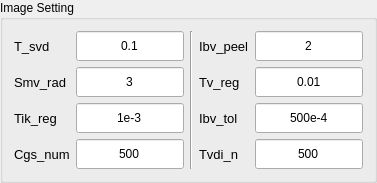
             <widget class="QGroupBox" name="groupBox_8">
              <property name="title">
               <string>Image Setting</string>
              </property>
              <layout class="QHBoxLayout" name="horizontalLayout_9">
               <item>
                <layout class="QFormLayout" name="formLayout_14">
                 <item row="0" column="0">
                  <widget class="QLabel" name="label_39">
                   <property name="minimumSize">
                    <size>
                     <width>0</width>
                     <height>30</height>
                    </size>
                   </property>
                   <property name="font">
                    <font>
                     <family>Microsoft JhengHei UI</family>
                     <pointsize>10</pointsize>
                     <weight>50</weight>
                     <bold>false</bold>
                    </font>
                   </property>
                   <property name="layoutDirection">
                    <enum>Qt::LeftToRight</enum>
                   </property>
                   <property name="styleSheet">
                    <string notr="true"/>
                   </property>
                   <property name="text">
                    <string>T_svd</string>
                   </property>
                  </widget>
                 </item>
                 <item row="0" column="1">
                  <widget class="QLineEdit" name="TSvd_ledit_3">
                   <property name="minimumSize">
                    <size>
                     <width>0</width>
                     <height>30</height>
                    </size>
                   </property>
                   <property name="toolTip">
                    <string>truncation of SVD for SHARP : 0.1</string>
                   </property>
                   <property name="text">
                    <string>0.1</string>
                   </property>
                   <property name="alignment">
                    <set>Qt::AlignCenter</set>
                   </property>
                  </widget>
                 </item>
                 <item row="1" column="0">
                  <widget class="QLabel" name="label_40">
                   <property name="minimumSize">
                    <size>
                     <width>0</width>
                     <height>30</height>
                    </size>
                   </property>
                   <property name="font">
                    <font>
                     <family>Microsoft JhengHei UI</family>
                     <pointsize>10</pointsize>
                     <weight>50</weight>
                     <bold>false</bold>
                    </font>
                   </property>
                   <property name="styleSheet">
                    <string notr="true"/>
                   </property>
                   <property name="text">
                    <string>Smv_rad</string>
                   </property>
                  </widget>
                 </item>
                 <item row="1" column="1">
                  <widget class="QLineEdit" name="SmvRad_ledit_3">
                   <property name="minimumSize">
                    <size>
                     <width>0</width>
                     <height>30</height>
                    </size>
                   </property>
                   <property name="toolTip">
                    <string> radius (mm) of SMV convolution kernel : 3</string>
                   </property>
                   <property name="text">
                    <string>3</string>
                   </property>
                   <property name="alignment">
                    <set>Qt::AlignCenter</set>
                   </property>
                  </widget>
                 </item>
                 <item row="2" column="0">
                  <widget class="QLabel" name="label_41">
                   <property name="minimumSize">
                    <size>
                     <width>0</width>
                     <height>30</height>
                    </size>
                   </property>
                   <property name="font">
                    <font>
                     <family>Microsoft JhengHei UI</family>
                     <pointsize>10</pointsize>
                     <weight>50</weight>
                     <bold>false</bold>
                    </font>
                   </property>
                   <property name="styleSheet">
                    <string notr="true"/>
                   </property>
                   <property name="text">
                    <string>Tik_reg</string>
                   </property>
                  </widget>
                 </item>
                 <item row="2" column="1">
                  <widget class="QLineEdit" name="TikReg_ledit_3">
                   <property name="minimumSize">
                    <size>
                     <width>0</width>
                     <height>30</height>
                    </size>
                   </property>
                   <property name="toolTip">
                    <string>Tikhonov regularization for resharp : 1e-3</string>
                   </property>
                   <property name="text">
                    <string>1e-3</string>
                   </property>
                   <property name="alignment">
                    <set>Qt::AlignCenter</set>
                   </property>
                  </widget>
                 </item>
                 <item row="3" column="0">
                  <widget class="QLabel" name="label_42">
                   <property name="minimumSize">
                    <size>
                     <width>0</width>
                     <height>30</height>
                    </size>
                   </property>
                   <property name="font">
                    <font>
                     <family>Microsoft JhengHei UI</family>
                     <pointsize>10</pointsize>
                     <weight>50</weight>
                     <bold>false</bold>
                    </font>
                   </property>
                   <property name="styleSheet">
                    <string notr="true"/>
                   </property>
                   <property name="text">
                    <string>Cgs_num</string>
                   </property>
                  </widget>
                 </item>
                 <item row="3" column="1">
                  <widget class="QLineEdit" name="CgsNum_ledit_3">
                   <property name="minimumSize">
                    <size>
                     <width>0</width>
                     <height>30</height>
                    </size>
                   </property>
                   <property name="toolTip">
                    <string> max interation number for RESHARP : 500</string>
                   </property>
                   <property name="text">
                    <string>500</string>
                   </property>
                   <property name="alignment">
                    <set>Qt::AlignCenter</set>
                   </property>
                  </widget>
                 </item>
                </layout>
               </item>
               <item>
                <widget class="Line" name="line_7">
                 <property name="orientation">
                  <enum>Qt::Vertical</enum>
                 </property>
                </widget>
               </item>
               <item>
                <layout class="QFormLayout" name="formLayout_15">
                 <item row="0" column="0">
                  <widget class="QLabel" name="label_43">
                   <property name="minimumSize">
                    <size>
                     <width>0</width>
                     <height>30</height>
                    </size>
                   </property>
                   <property name="font">
                    <font>
                     <family>Microsoft JhengHei UI</family>
                     <pointsize>10</pointsize>
                     <weight>50</weight>
                     <bold>false</bold>
                    </font>
                   </property>
                   <property name="styleSheet">
                    <string notr="true"/>
                   </property>
                   <property name="text">
                    <string>Ibv_peel</string>
                   </property>
                  </widget>
                 </item>
                 <item row="1" column="0">
                  <widget class="QLabel" name="label_44">
                   <property name="minimumSize">
                    <size>
                     <width>0</width>
                     <height>30</height>
                    </size>
                   </property>
                   <property name="font">
                    <font>
                     <family>Microsoft JhengHei UI</family>
                     <pointsize>10</pointsize>
                     <weight>50</weight>
                     <bold>false</bold>
                    </font>
                   </property>
                   <property name="styleSheet">
                    <string notr="true"/>
                   </property>
                   <property name="text">
                    <string>Tv_reg</string>
                   </property>
                  </widget>
                 </item>
                 <item row="2" column="0">
                  <widget class="QLabel" name="label_45">
                   <property name="minimumSize">
                    <size>
                     <width>0</width>
                     <height>30</height>
                    </size>
                   </property>
                   <property name="font">
                    <font>
                     <family>Microsoft JhengHei UI</family>
                     <pointsize>10</pointsize>
                     <weight>50</weight>
                     <bold>false</bold>
                    </font>
                   </property>
                   <property name="styleSheet">
                    <string notr="true"/>
                   </property>
                   <property name="text">
                    <string>Ibv_tol</string>
                   </property>
                  </widget>
                 </item>
                 <item row="3" column="0">
                  <widget class="QLabel" name="label_46">
                   <property name="minimumSize">
                    <size>
                     <width>0</width>
                     <height>30</height>
                    </size>
                   </property>
                   <property name="font">
                    <font>
                     <family>Microsoft JhengHei UI</family>
                     <pointsize>10</pointsize>
                     <weight>50</weight>
                     <bold>false</bold>
                    </font>
                   </property>
                   <property name="styleSheet">
                    <string notr="true"/>
                   </property>
                   <property name="text">
                    <string>Tvdi_n</string>
                   </property>
                  </widget>
                 </item>
                 <item row="0" column="1">
                  <widget class="QLineEdit" name="LbvPeel_ledit_3">
                   <property name="minimumSize">
                    <size>
                     <width>0</width>
                     <height>30</height>
                    </size>
                   </property>
                   <property name="toolTip">
                    <string> LBV layers to be peeled off : 2</string>
                   </property>
                   <property name="text">
                    <string>2</string>
                   </property>
                   <property name="alignment">
                    <set>Qt::AlignCenter</set>
                   </property>
                  </widget>
                 </item>
                 <item row="1" column="1">
                  <widget class="QLineEdit" name="LbvTol_edit_3">
                   <property name="minimumSize">
                    <size>
                     <width>0</width>
                     <height>30</height>
                    </size>
                   </property>
                   <property name="toolTip">
                    <string>LBV interation error tolerance : 0.01</string>
                   </property>
                   <property name="text">
                    <string>0.01</string>
                   </property>
                   <property name="alignment">
                    <set>Qt::AlignCenter</set>
                   </property>
                  </widget>
                 </item>
                 <item row="2" column="1">
                  <widget class="QLineEdit" name="TvReg_ledit_3">
                   <property name="minimumSize">
                    <size>
                     <width>0</width>
                     <height>30</height>
                    </size>
                   </property>
                   <property name="toolTip">
                    <string>Total variation regularization parameter : 5e-4</string>
                   </property>
                   <property name="text">
                    <string>500e-4</string>
                   </property>
                   <property name="alignment">
                    <set>Qt::AlignCenter</set>
                   </property>
                  </widget>
                 </item>
                 <item row="3" column="1">
                  <widget class="QLineEdit" name="TvdiN_ledit_3">
                   <property name="minimumSize">
                    <size>
                     <width>0</width>
                     <height>30</height>
                    </size>
                   </property>
                   <property name="toolTip">
                    <string>Iteration number of TVDI (nlcg) : 500</string>
                   </property>
                   <property name="text">
                    <string>500</string>
                   </property>
                   <property name="alignment">
                    <set>Qt::AlignCenter</set>
                   </property>
                  </widget>
                 </item>
                </layout>
               </item>
              </layout>
             </widget>
